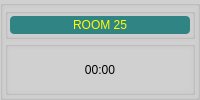
    <widget class="QGroupBox" name="groupBoxRM_25">
     <property name="styleSheet">
      <string notr="true">background-color: rgb(208, 208, 208);</string>
     </property>
     <property name="title">
      <string/>
     </property>
     <layout class="QVBoxLayout" name="verticalLayout_100">
      <property name="spacing">
       <number>2</number>
      </property>
      <property name="margin">
       <number>2</number>
      </property>
      <item>
       <widget class="QGroupBox" name="groupBox_51">
        <property name="sizePolicy">
         <sizepolicy hsizetype="Preferred" vsizetype="Preferred">
          <horstretch>0</horstretch>
          <verstretch>1</verstretch>
         </sizepolicy>
        </property>
        <property name="title">
         <string/>
        </property>
        <layout class="QVBoxLayout" name="verticalLayout_101">
         <property name="spacing">
          <number>2</number>
         </property>
         <property name="margin">
          <number>2</number>
         </property>
         <item>
          <widget class="QLabel" name="label_26">
           <property name="styleSheet">
            <string notr="true">background-color: rgb(48, 132, 132);
color: rgb(255, 255, 0);
border-radius: 4px;
font: 12pt &quot;Alef&quot;;</string>
           </property>
           <property name="text">
            <string>ROOM 25</string>
           </property>
           <property name="alignment">
            <set>Qt::AlignCenter</set>
           </property>
          </widget>
         </item>
        </layout>
       </widget>
      </item>
      <item>
       <widget class="QGroupBox" name="box25">
        <property name="sizePolicy">
         <sizepolicy hsizetype="Preferred" vsizetype="Preferred">
          <horstretch>0</horstretch>
          <verstretch>3</verstretch>
         </sizepolicy>
        </property>
        <property name="font">
         <font>
          <pointsize>15</pointsize>
         </font>
        </property>
        <property name="title">
         <string/>
        </property>
        <property name="alignment">
         <set>Qt::AlignCenter</set>
        </property>
        <layout class="QVBoxLayout" name="verticalLayout_5">
         <property name="spacing">
          <number>2</number>
         </property>
         <property name="margin">
          <number>2</number>
         </property>
         <item>
          <widget class="QLabel" name="label25">
           <property name="sizePolicy">
            <sizepolicy hsizetype="Preferred" vsizetype="Preferred">
             <horstretch>0</horstretch>
             <verstretch>4</verstretch>
            </sizepolicy>
           </property>
           <property name="styleSheet">
            <string notr="true">font: 26pt &quot;MS Shell Dlg 2&quot;;</string>
           </property>
           <property name="text">
            <string>00:00</string>
           </property>
           <property name="alignment">
            <set>Qt::AlignCenter</set>
           </property>
          </widget>
         </item>
        </layout>
       </widget>
      </item>
     </layout>
    </widget>
